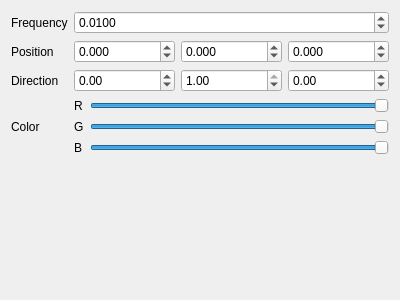
<?xml version="1.0" encoding="UTF-8"?>
<ui version="4.0">
 <class>EmitterController</class>
 <widget class="QWidget" name="EmitterController">
  <property name="geometry">
   <rect>
    <x>0</x>
    <y>0</y>
    <width>400</width>
    <height>300</height>
   </rect>
  </property>
  <property name="windowTitle">
   <string>Form</string>
  </property>
  <layout class="QVBoxLayout" name="verticalLayout">
   <item>
    <layout class="QGridLayout" name="gridLayout">
     <item row="1" column="1">
      <layout class="QHBoxLayout" name="horizontalLayout_2">
       <item>
        <widget class="QDoubleSpinBox" name="spinPositionX">
         <property name="decimals">
          <number>3</number>
         </property>
         <property name="minimum">
          <double>-2.000000000000000</double>
         </property>
         <property name="maximum">
          <double>2.000000000000000</double>
         </property>
         <property name="singleStep">
          <double>0.010000000000000</double>
         </property>
        </widget>
       </item>
       <item>
        <widget class="QDoubleSpinBox" name="spinPositionY">
         <property name="decimals">
          <number>3</number>
         </property>
         <property name="minimum">
          <double>-2.000000000000000</double>
         </property>
         <property name="maximum">
          <double>2.000000000000000</double>
         </property>
         <property name="singleStep">
          <double>0.010000000000000</double>
         </property>
        </widget>
       </item>
       <item>
        <widget class="QDoubleSpinBox" name="spinPositionZ">
         <property name="decimals">
          <number>3</number>
         </property>
         <property name="minimum">
          <double>-2.000000000000000</double>
         </property>
         <property name="maximum">
          <double>2.000000000000000</double>
         </property>
         <property name="singleStep">
          <double>0.010000000000000</double>
         </property>
        </widget>
       </item>
      </layout>
     </item>
     <item row="0" column="0">
      <widget class="QLabel" name="label_2">
       <property name="text">
        <string>Frequency</string>
       </property>
      </widget>
     </item>
     <item row="0" column="1">
      <widget class="QDoubleSpinBox" name="spinFrequency">
       <property name="decimals">
        <number>4</number>
       </property>
       <property name="minimum">
        <double>0.000100000000000</double>
       </property>
       <property name="maximum">
        <double>10.000000000000000</double>
       </property>
       <property name="singleStep">
        <double>0.001000000000000</double>
       </property>
       <property name="value">
        <double>0.010000000000000</double>
       </property>
      </widget>
     </item>
     <item row="2" column="0">
      <widget class="QLabel" name="label_3">
       <property name="text">
        <string>Direction</string>
       </property>
      </widget>
     </item>
     <item row="1" column="0">
      <widget class="QLabel" name="label">
       <property name="sizePolicy">
        <sizepolicy hsizetype="Preferred" vsizetype="Preferred">
         <horstretch>0</horstretch>
         <verstretch>0</verstretch>
        </sizepolicy>
       </property>
       <property name="text">
        <string>Position</string>
       </property>
      </widget>
     </item>
     <item row="2" column="1">
      <layout class="QHBoxLayout" name="horizontalLayout">
       <item>
        <widget class="QDoubleSpinBox" name="spinDirectionX">
         <property name="minimum">
          <double>-1.000000000000000</double>
         </property>
         <property name="maximum">
          <double>1.000000000000000</double>
         </property>
         <property name="singleStep">
          <double>0.010000000000000</double>
         </property>
        </widget>
       </item>
       <item>
        <widget class="QDoubleSpinBox" name="spinDirectionY">
         <property name="minimum">
          <double>-1.000000000000000</double>
         </property>
         <property name="maximum">
          <double>1.000000000000000</double>
         </property>
         <property name="singleStep">
          <double>0.010000000000000</double>
         </property>
         <property name="value">
          <double>1.000000000000000</double>
         </property>
        </widget>
       </item>
       <item>
        <widget class="QDoubleSpinBox" name="spinDirectionZ">
         <property name="minimum">
          <double>-1.000000000000000</double>
         </property>
         <property name="maximum">
          <double>1.000000000000000</double>
         </property>
         <property name="singleStep">
          <double>0.010000000000000</double>
         </property>
        </widget>
       </item>
      </layout>
     </item>
     <item row="3" column="0">
      <widget class="QLabel" name="label_4">
       <property name="text">
        <string>Color</string>
       </property>
      </widget>
     </item>
     <item row="4" column="0">
      <spacer name="verticalSpacer">
       <property name="orientation">
        <enum>Qt::Vertical</enum>
       </property>
       <property name="sizeHint" stdset="0">
        <size>
         <width>20</width>
         <height>40</height>
        </size>
       </property>
      </spacer>
     </item>
     <item row="3" column="1">
      <layout class="QGridLayout" name="gridLayout_2">
       <item row="1" column="1">
        <widget class="QSlider" name="sliderColorG">
         <property name="maximum">
          <number>255</number>
         </property>
         <property name="value">
          <number>255</number>
         </property>
         <property name="orientation">
          <enum>Qt::Horizontal</enum>
         </property>
        </widget>
       </item>
       <item row="0" column="0">
        <widget class="QLabel" name="label_7">
         <property name="text">
          <string>R</string>
         </property>
        </widget>
       </item>
       <item row="1" column="0">
        <widget class="QLabel" name="label_6">
         <property name="text">
          <string>G</string>
         </property>
        </widget>
       </item>
       <item row="2" column="1">
        <widget class="QSlider" name="sliderColorB">
         <property name="maximum">
          <number>255</number>
         </property>
         <property name="value">
          <number>255</number>
         </property>
         <property name="orientation">
          <enum>Qt::Horizontal</enum>
         </property>
        </widget>
       </item>
       <item row="2" column="0">
        <widget class="QLabel" name="label_5">
         <property name="text">
          <string>B</string>
         </property>
        </widget>
       </item>
       <item row="0" column="1">
        <widget class="QSlider" name="sliderColorR">
         <property name="maximum">
          <number>255</number>
         </property>
         <property name="value">
          <number>255</number>
         </property>
         <property name="orientation">
          <enum>Qt::Horizontal</enum>
         </property>
        </widget>
       </item>
      </layout>
     </item>
    </layout>
   </item>
  </layout>
 </widget>
 <resources/>
 <connections>
  <connection>
   <sender>sliderColorR</sender>
   <signal>valueChanged(int)</signal>
   <receiver>EmitterController</receiver>
   <slot>setColorR(int)</slot>
   <hints>
    <hint type="sourcelabel">
     <x>125</x>
     <y>114</y>
    </hint>
    <hint type="destinationlabel">
     <x>394</x>
     <y>113</y>
    </hint>
   </hints>
  </connection>
  <connection>
   <sender>sliderColorG</sender>
   <signal>valueChanged(int)</signal>
   <receiver>EmitterController</receiver>
   <slot>setColorG(int)</slot>
   <hints>
    <hint type="sourcelabel">
     <x>292</x>
     <y>131</y>
    </hint>
    <hint type="destinationlabel">
     <x>395</x>
     <y>140</y>
    </hint>
   </hints>
  </connection>
  <connection>
   <sender>sliderColorB</sender>
   <signal>valueChanged(int)</signal>
   <receiver>EmitterController</receiver>
   <slot>setColorB(int)</slot>
   <hints>
    <hint type="sourcelabel">
     <x>368</x>
     <y>157</y>
    </hint>
    <hint type="destinationlabel">
     <x>394</x>
     <y>167</y>
    </hint>
   </hints>
  </connection>
  <connection>
   <sender>spinFrequency</sender>
   <signal>valueChanged(double)</signal>
   <receiver>EmitterController</receiver>
   <slot>setFrequency(double)</slot>
   <hints>
    <hint type="sourcelabel">
     <x>235</x>
     <y>21</y>
    </hint>
    <hint type="destinationlabel">
     <x>199</x>
     <y>149</y>
    </hint>
   </hints>
  </connection>
  <connection>
   <sender>spinDirectionX</sender>
   <signal>valueChanged(double)</signal>
   <receiver>EmitterController</receiver>
   <slot>setDirX(double)</slot>
   <hints>
    <hint type="sourcelabel">
     <x>130</x>
     <y>84</y>
    </hint>
    <hint type="destinationlabel">
     <x>199</x>
     <y>149</y>
    </hint>
   </hints>
  </connection>
  <connection>
   <sender>spinDirectionY</sender>
   <signal>valueChanged(double)</signal>
   <receiver>EmitterController</receiver>
   <slot>setDirY(double)</slot>
   <hints>
    <hint type="sourcelabel">
     <x>235</x>
     <y>84</y>
    </hint>
    <hint type="destinationlabel">
     <x>199</x>
     <y>149</y>
    </hint>
   </hints>
  </connection>
  <connection>
   <sender>spinDirectionZ</sender>
   <signal>valueChanged(double)</signal>
   <receiver>EmitterController</receiver>
   <slot>setDirZ(double)</slot>
   <hints>
    <hint type="sourcelabel">
     <x>339</x>
     <y>84</y>
    </hint>
    <hint type="destinationlabel">
     <x>199</x>
     <y>149</y>
    </hint>
   </hints>
  </connection>
  <connection>
   <sender>spinPositionX</sender>
   <signal>valueChanged(double)</signal>
   <receiver>EmitterController</receiver>
   <slot>setPosX(double)</slot>
   <hints>
    <hint type="sourcelabel">
     <x>130</x>
     <y>52</y>
    </hint>
    <hint type="destinationlabel">
     <x>199</x>
     <y>149</y>
    </hint>
   </hints>
  </connection>
  <connection>
   <sender>spinPositionY</sender>
   <signal>valueChanged(double)</signal>
   <receiver>EmitterController</receiver>
   <slot>setPosY(double)</slot>
   <hints>
    <hint type="sourcelabel">
     <x>235</x>
     <y>52</y>
    </hint>
    <hint type="destinationlabel">
     <x>199</x>
     <y>149</y>
    </hint>
   </hints>
  </connection>
  <connection>
   <sender>spinPositionZ</sender>
   <signal>valueChanged(double)</signal>
   <receiver>EmitterController</receiver>
   <slot>setPosZ(double)</slot>
   <hints>
    <hint type="sourcelabel">
     <x>339</x>
     <y>52</y>
    </hint>
    <hint type="destinationlabel">
     <x>199</x>
     <y>149</y>
    </hint>
   </hints>
  </connection>
 </connections>
 <slots>
  <slot>setColorR(int)</slot>
  <slot>setColorG(int)</slot>
  <slot>setColorB(int)</slot>
  <slot>setPosX(double)</slot>
  <slot>setPosY(double)</slot>
  <slot>setPosZ(double)</slot>
  <slot>setDirX(double)</slot>
  <slot>setDirY(double)</slot>
  <slot>setDirZ(double)</slot>
  <slot>setFrequency(double)</slot>
 </slots>
</ui>
